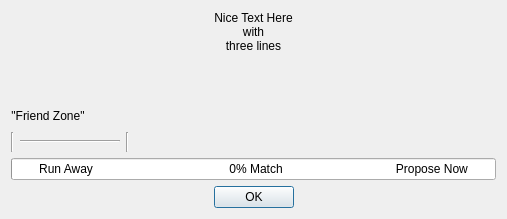
<?xml version="1.0" encoding="UTF-8"?>
<ui version="4.0">
 <class>Results</class>
 <widget class="QDialog" name="Results">
  <property name="enabled">
   <bool>true</bool>
  </property>
  <property name="geometry">
   <rect>
    <x>0</x>
    <y>0</y>
    <width>503</width>
    <height>219</height>
   </rect>
  </property>
  <property name="minimumSize">
   <size>
    <width>0</width>
    <height>219</height>
   </size>
  </property>
  <property name="windowTitle">
   <string>Results</string>
  </property>
  <property name="modal">
   <bool>true</bool>
  </property>
  <layout class="QVBoxLayout" name="verticalLayout_2">
   <item>
    <widget class="QLabel" name="resultsLabel">
     <property name="text">
      <string>Nice Text Here
with
three lines</string>
     </property>
     <property name="alignment">
      <set>Qt::AlignCenter</set>
     </property>
     <property name="wordWrap">
      <bool>true</bool>
     </property>
    </widget>
   </item>
   <item>
    <spacer name="verticalSpacer">
     <property name="orientation">
      <enum>Qt::Vertical</enum>
     </property>
     <property name="sizeHint" stdset="0">
      <size>
       <width>20</width>
       <height>40</height>
      </size>
     </property>
    </spacer>
   </item>
   <item>
    <layout class="QHBoxLayout" name="horizontalLayout_2">
     <item>
      <widget class="QLabel" name="label_4">
       <property name="text">
        <string>&quot;Friend Zone&quot;</string>
       </property>
       <property name="alignment">
        <set>Qt::AlignCenter</set>
       </property>
      </widget>
     </item>
     <item>
      <spacer name="zoneLabelSpacer2">
       <property name="orientation">
        <enum>Qt::Horizontal</enum>
       </property>
       <property name="sizeHint" stdset="0">
        <size>
         <width>40</width>
         <height>20</height>
        </size>
       </property>
      </spacer>
     </item>
    </layout>
   </item>
   <item>
    <layout class="QHBoxLayout" name="horizontalLayout_3">
     <item>
      <widget class="Line" name="line_3">
       <property name="orientation">
        <enum>Qt::Vertical</enum>
       </property>
      </widget>
     </item>
     <item>
      <widget class="Line" name="friendZone">
       <property name="minimumSize">
        <size>
         <width>100</width>
         <height>0</height>
        </size>
       </property>
       <property name="midLineWidth">
        <number>0</number>
       </property>
       <property name="orientation">
        <enum>Qt::Horizontal</enum>
       </property>
      </widget>
     </item>
     <item>
      <widget class="Line" name="line">
       <property name="orientation">
        <enum>Qt::Vertical</enum>
       </property>
      </widget>
     </item>
     <item>
      <spacer name="zoneSpacer2">
       <property name="orientation">
        <enum>Qt::Horizontal</enum>
       </property>
       <property name="sizeHint" stdset="0">
        <size>
         <width>40</width>
         <height>20</height>
        </size>
       </property>
      </spacer>
     </item>
    </layout>
   </item>
   <item>
    <widget class="QProgressBar" name="matchBar">
     <property name="minimumSize">
      <size>
       <width>456</width>
       <height>0</height>
      </size>
     </property>
     <property name="value">
      <number>0</number>
     </property>
     <property name="textVisible">
      <bool>true</bool>
     </property>
     <property name="textDirection">
      <enum>QProgressBar::TopToBottom</enum>
     </property>
     <property name="format">
      <string>Run Away                                         %p% Match                                  Propose Now</string>
     </property>
    </widget>
   </item>
   <item>
    <widget class="QDialogButtonBox" name="buttonBox">
     <property name="minimumSize">
      <size>
       <width>485</width>
       <height>0</height>
      </size>
     </property>
     <property name="standardButtons">
      <set>QDialogButtonBox::Ok</set>
     </property>
     <property name="centerButtons">
      <bool>true</bool>
     </property>
    </widget>
   </item>
  </layout>
 </widget>
 <resources/>
 <connections>
  <connection>
   <sender>buttonBox</sender>
   <signal>accepted()</signal>
   <receiver>Results</receiver>
   <slot>accept()</slot>
   <hints>
    <hint type="sourcelabel">
     <x>265</x>
     <y>246</y>
    </hint>
    <hint type="destinationlabel">
     <x>280</x>
     <y>175</y>
    </hint>
   </hints>
  </connection>
  <connection>
   <sender>buttonBox</sender>
   <signal>rejected()</signal>
   <receiver>Results</receiver>
   <slot>reject()</slot>
   <hints>
    <hint type="sourcelabel">
     <x>265</x>
     <y>246</y>
    </hint>
    <hint type="destinationlabel">
     <x>280</x>
     <y>175</y>
    </hint>
   </hints>
  </connection>
 </connections>
</ui>
